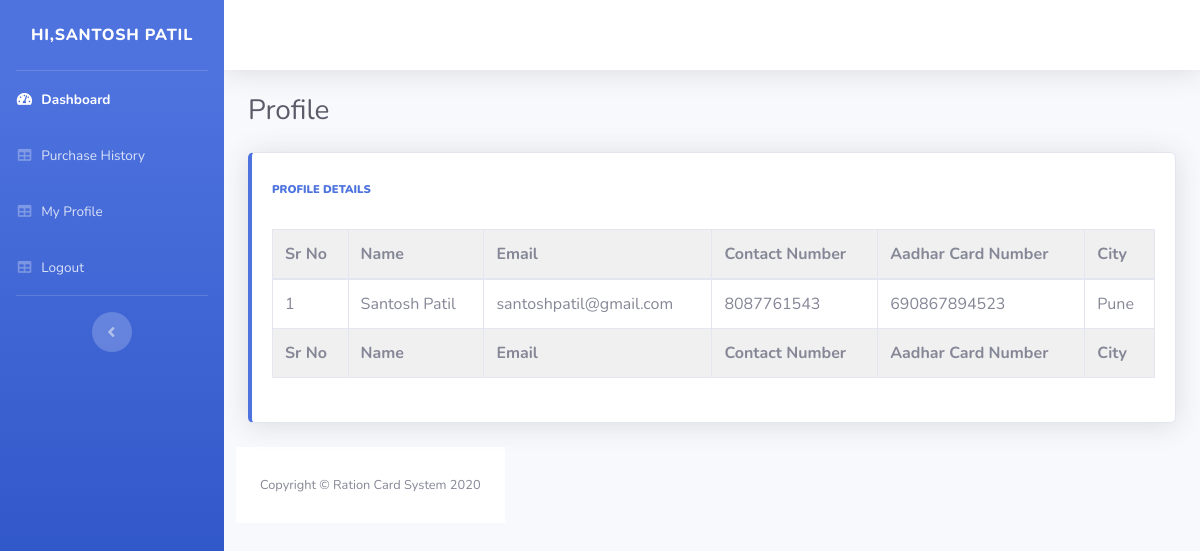
The page /user_profile.php (signed in) on the database its author committed.
### tables this page shows
CREATE TABLE `customer_registeration` (
  `customer_id` int(11) NOT NULL,
  `c_name` varchar(255) NOT NULL,
  `c_email` varchar(255) NOT NULL,
  `c_password` varchar(255) NOT NULL,
  `c_mobile_no` bigint(20) NOT NULL,
  `ration_number` double NOT NULL,
  `aadhar_number` bigint(20) NOT NULL,
  `c_city` varchar(255) NOT NULL
);

### user_profile.php (the view, shortened to what this page needs)
<?php include "user_includes/user_header.php" ;?>
        <div class="container-fluid">
          <div class="d-sm-flex align-items-center justify-content-between mb-4">
            <h1 class="h3 mb-0 text-gray-800">Profile</h1>
          </div>
    <div class="body">
    <div class="row">
            <div class="col-lg-12 mb-4">
              <div class="card border-left-primary shadow h-100 py-2">
                <div class="card-body">
                  <div class="row no-gutters align-items-center">
                    <div class="col mr-2">
                      <div class="text-xs font-weight-bold text-primary text-uppercase mb-1">
                      <b>
                      Profile Details
                      </b></div>
                      <br>
</div>
    <br>
<table class="table table-bordered table-hover dataTable " id="dataTable" width="100%" cellspacing="0">
<br>
<thead >
<tr>
            <th>Sr No</th>
            <th>Name</th>
            <th>Email</th>
            <th>Contact Number</th>
            <th>Aadhar Card Number</th>
            <th>City</th>
        </tr>
    </thead>
    <tfoot >
        <tr>
            <th>Sr No</th>
            <th>Name</th>
            <th>Email</th>
            <th>Contact Number</th>
            <th>Aadhar Card Number</th>
            <th>City</th>
        </tr>
    </tfoot>
    <tbody>
<?php
$query  = "SELECT * FROM customer_registeration where customer_id= '$customer_session_id' ";
$result = mysqli_query($connection,$query);
if($result)
{
    $i=1;
    while($row=mysqli_fetch_assoc($result))
    {
        $name=$row['c_name'];
        $email=$row['c_email'];
        $mobile=$row['c_mobile_no'];
        $city=$row['c_city'];
        $Aadhar=$row['aadhar_number'];
        ?>
    <tr>
        <td>
        <?php echo $i  ?>
        </td>
        <td>
            <?php echo $name  ?>
        </td>
        <td>
            <?php echo $email  ?>
        </td><td>
            <?php echo $mobile  ?>
        </td>
        <td>
            <?php echo $Aadhar ?>
        </td>
        <td>
            <?php echo $city  ?>
        </td>
                                    </tr>
                                    <?php
                        $i++;
                        }
}
            ?>
                      </tbody>
</table>
</div>
    </div>
        </div>
      </div>
  <?php include "user_includes/footer.php" ;?>

### user_includes/user_header.php (style rules this page uses)
thead,tfoot { background-color:rgb(240, 240, 240); }

### rows shown on the page
customer_registeration: c_name "Santosh Patil", c_email "santoshpatil@gmail.com", c_mobile_no "8087761543", aadhar_number "690867894523", c_city "Pune"

### other values the page prints
$_SESSION["u_name"] "SANTOSH PATIL"
